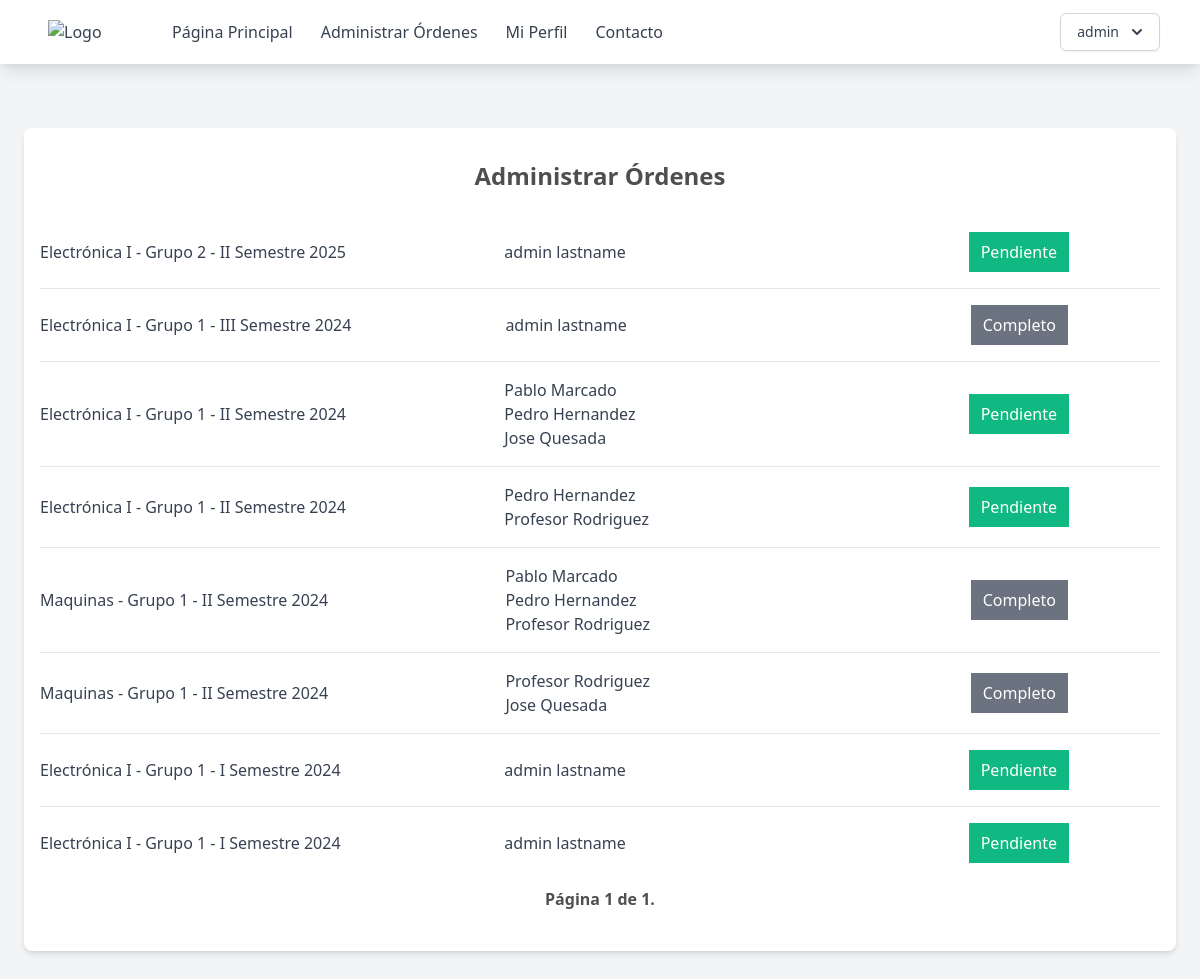
The app's page /administrar-ordenes (signed in) with its own data.
### supply_room/models.py (models this page shows, shortened)
class Users(AbstractUser):
    name = models.CharField(max_length=200)
    email = models.EmailField(unique=True)
    role = models.CharField(max_length=200, choices=ROLE_CHOICES, default="student")
    student_id = models.CharField(max_length=200, null=True, blank=True)
    username = models.CharField(max_length=50, null=True)
    groups = models.ManyToManyField(
        "ClassGroups", related_name="group_student", blank=True
    )
    orders = models.ManyToManyField("Order", related_name="order_student", blank=True)
    objects = CustomUserManager()
    USERNAME_FIELD = "email"
    REQUIRED_FIELDS = ["name", "role"]

class Order(models.Model):
    group = models.ForeignKey(
        ClassGroups, related_name="order_group", on_delete=models.CASCADE, verbose_name='Grupo'
    )
    student = models.ManyToManyField(
        Users, related_name="Order_student", through=Users.orders.through, blank=True, verbose_name='Estudiantes'
    )
    @property
    def needs_attention(self):
        order_items = ItemOrder.objects.filter(order=self)
        if any([item.status == "Solicitado" for item in order_items]):
            return "pendiente"
        if any([item.status == "Prestado" for item in order_items]):
            return "prestado"
        return "completado"

class ClassGroups(models.Model):
    number = models.PositiveIntegerField(verbose_name='Numero de Curso:')
    year = models.PositiveIntegerField(verbose_name='Año', default=2024)
    term = models.CharField(
        max_length=3, choices=TERM_CHOICES, default="I", verbose_name='Semestre'
    )
    professor = models.ForeignKey(
        Users, related_name="group_professor", on_delete=models.PROTECT, verbose_name='Profesor'
    )
    class_id = models.ForeignKey(Class, on_delete=models.PROTECT, verbose_name='Clase')
    student = models.ManyToManyField(
        Users, related_name="group_student", through=Users.groups.through, blank=True, verbose_name='Estudiantes'
    )
    @property
    def semester(self):
        return f"{self.term} Semestre {str(self.year)}"

class Class(models.Model):
    name = models.CharField(max_length=200)
    code = models.CharField(max_length=200)

### supply_room/views.py (the view)
class AdminOrderList(AdminRoleCheck, ListView):
    model = Order
    paginate_by = 10
    def get_queryset(self, *args, **kwargs):
        qs = super(AdminOrderList, self).get_queryset(*args, **kwargs)
        qs = qs.order_by("-group__year", "-group__term")
        return qs

### supply_room/utils.py (called while the page is built)
    def test_func(self):
        print(self.request.user.role)
        return self.request.user.role == 'admin'

### templates/page/administrar-ordenes.html (shortened to what this page needs)
{% extends "base.html" %} {% block content %}
<div class="max-w-6xl mx-auto px-4 py-8 bg-white rounded-lg shadow-md mt-16">
    <h2 class="text-2xl font-bold mb-6 text-center">Administrar Órdenes</h2>
    <ul class="divide-y divide-gray-200">
        {% for object in object_list %}
        <li class="py-4">
            <a href="{% url 'admin-orden' object.pk %}" class="flex justify-between items-center  ">
                <div  class="text-gray-700 w-1/3">{{ object.group.class_id.name }} - Grupo {{ object.group.number }} - {{ object.group.semester }} </div>
                <ul class=" w-1/3">
                    {% for member in object.student.all %}
                    <li  class="text-gray-700">{{ member.name }}</li>
                    {% endfor %}
                </ul>
                {% if object.needs_attention|slugify == 'pendiente' %}
                    <div class="py-2 px-3 bg-green-500 text-white">Pendiente</div>
                {% endif %}
                {% if object.needs_attention|slugify == 'completado' %}
                    <div class="py-2 px-3 bg-gray-500 text-white">Completo</div>
                {% endif %}
            </a>
        </li>
        {% empty %}
        <li class="py-4 text-center text-gray-500">No objects yet.</li>
        {% endfor %}
    </ul>
    <div class="pagination ">
    <div class="step-links flex w-full justify-between items-center p-2">
        <span class="current font-bold mx-4">
            Página {{ page_obj.number }} de {{ page_obj.paginator.num_pages }}.
        </span>
    </div>
</div>
</div>
{% endblock %}

### templates/base.html (shortened to what this page needs)
{% load static %}
<!DOCTYPE html>
<html lang="en">
  <head>
    <link href="{% static 'output.css' %}" rel="stylesheet" />
    <link href="https://cdn.jsdelivr.net/npm/tailwindcss@2.2.19/dist/tailwind.min.css" rel="stylesheet">
  </head>
  <body class="bg-gray-100 h-full min-h-screen">
    <nav class="bg-white shadow-lg">
      <div class="max-w-6xl mx-auto px-4">
        <div class="flex justify-between">
          <div class="flex space-x-4">
            <div>
              <a href="{% url 'home' %}" class="flex items-center py-5 px-2 text-gray-700">
                <img src="https://eie.ucr.ac.cr/static/img/logos/EIE_v.png" alt="Logo" class="w-20 mr-2">
              </a>
            </div>
            <div class="hidden md:flex items-center space-x-1">
              <a href="{% url 'home' %}" class="py-5 px-3 text-gray-700 hover:text-gray-900">Página Principal</a>
              {% if user.role == 'admin' %}
              <a href="{% url 'administrar-ordenes' %}" class="py-5 px-3 text-gray-700 hover:text-gray-900">Administrar Órdenes</a>
              {% endif %}
              <a href="{% url 'perfil' %}" class="py-5 px-3 text-gray-700 hover:text-gray-900">Mi Perfil</a>
              <a href="#" class="py-5 px-3 text-gray-700 hover:text-gray-900">Contacto</a>
            </div>
          </div>
          {% if user.is_authenticated %}
          <div class="hidden md:flex items-center space-x-1">
            <div class="relative inline-block text-left">
              <div>
                <button type="button" class="inline-flex justify-center w-full rounded-md border border-gray-300 shadow-sm px-4 py-2 bg-white text-sm font-medium text-gray-700 hover:bg-gray-50 focus:outline-none" id="menu-button" aria-expanded="true" aria-haspopup="true">
                  {{ user.username }}
                  <svg class="-mr-1 ml-2 h-5 w-5" xmlns="http://www.w3.org/2000/svg" viewBox="0 0 20 20" fill="currentColor" aria-hidden="true">
                    <path fill-rule="evenodd" d="M5.293 7.293a1 1 0 011.414 0L10 10.586l3.293-3.293a1 1 0 111.414 1.414l-4 4a1 1 0 01-1.414 0l-4-4a1 1 0 010-1.414z" clip-rule="evenodd" />
                  </svg>
                </button>
              </div>
            </div>
          </div>
          {% endif %}
        </div>
      </div>
    </nav>
    {% if user.is_authenticated %}
    <div class="pb-12 ">{% block content %} {% endblock %}</div>
    {% else %}
    <p>You are not logged in</p>
    <a href="{% url 'login' %}">Log In</a>
    {% endif %}
  </body>
</html>

### records on screen
Users: username "admin", name "admin lastname"
Order: group.class_id.name "Electrónica I", group.number "2", group.semester "II Semestre 2025", shows "Pendiente"
Order: group.class_id.name "Electrónica I", group.number "1", group.semester "III Semestre 2024", shows "Completo"
Order: group.class_id.name "Electrónica I", group.number "1", group.semester "II Semestre 2024", shows "Pendiente"
Users: name "Pablo Marcado"
Users: name "Pedro Hernandez"
Users: name "Jose Quesada"
Order: group.class_id.name "Electrónica I", group.number "1", group.semester "II Semestre 2024", shows "Pendiente"
Users: name "Profesor Rodriguez"
Order: group.class_id.name "Maquinas", group.number "1", group.semester "II Semestre 2024", shows "Completo"
Order: group.class_id.name "Maquinas", group.number "1", group.semester "II Semestre 2024", shows "Completo"
Order: group.class_id.name "Electrónica I", group.number "1", group.semester "I Semestre 2024", shows "Pendiente"
Order: group.class_id.name "Electrónica I", group.number "1", group.semester "I Semestre 2024", shows "Pendiente"

### other values on screen
{{ page_obj.number }} "1"
{{ page_obj.paginator.num_pages }} "1"
